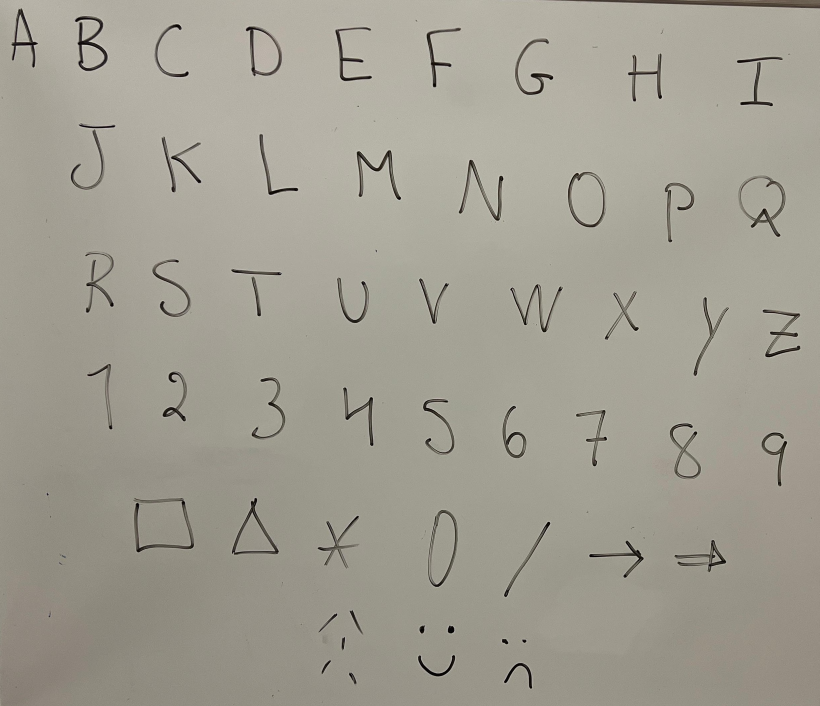
#> input picture test/segmentation/test1.jpeg, 2458 x 2118 px, found by its file name (shown at 1/3 size)
$ python segment.py
#> lines starting #> are read from the running program, lines starting #| are printed output that depends on the picture; after the words box and inside, x2 and y2 are one past the last pixel; in counts of white or black regions, pixels touching at a corner belong together
#> further down, img is the input picture: shape (2118, 2458, 3); mean B, G, R 146.2, 158.2, 161.7
import cv2
import numpy as np

def main(frame, i):
    # === Load and Resize Image ===
#> called with i = 4
    frame_y, frame_x = frame.shape[:2]
#> frame_y = 2118; frame_x = 2458

    # === Create a blank canvas ===
    try:
        canvas = cv2.imread('test1.jpeg')
    except FileNotFoundError:
        canvas = np.zeros((frame_y, frame_x, 3), dtype=np.uint8)

    # === Convert frame to Grayscale ===
    gray_frame = cv2.cvtColor(frame, cv2.COLOR_BGR2GRAY)
    cv2.imwrite('gray_frame.png', gray_frame)  # Save the grayscale image

    # === Apply Gaussian Blur to Reduce Noise ===
    blur_frame = cv2.GaussianBlur(gray_frame, (5, 5), 0)
    cv2.imwrite('blur_frame.png', blur_frame)  # Save the blurred image

    # === Adaptive Thresholding (Better Than Fixed) ===
    bin_frame = cv2.adaptiveThreshold(
        blur_frame, 255,
        cv2.ADAPTIVE_THRESH_GAUSSIAN_C,
        cv2.THRESH_BINARY_INV, 15, 10
    )
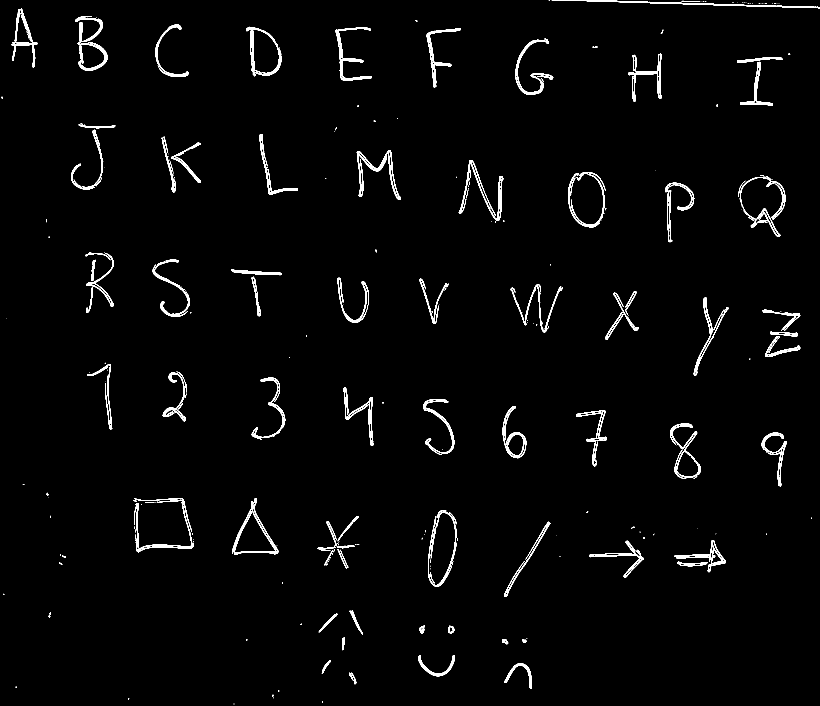
#> bin_frame: shape (2118, 2458) (shown at 1/3 size); 1.9% white; 295 white regions (175 under 20 px), largest, box (x1, y1, x2, y2) and area: (226, 49, 322, 213) 3550, (1656, 0, 2458, 25) 2929, (1070, 451, 1203, 600) 2903
    cv2.imwrite('bin_frame.png', bin_frame)  # Save the binary image

    # === Morphological Cleaning (Open → Close) ===
    kernel = np.ones((3, 3), np.uint8)
    closed_frame = cv2.morphologyEx(bin_frame, cv2.MORPH_CLOSE, kernel, iterations=5)
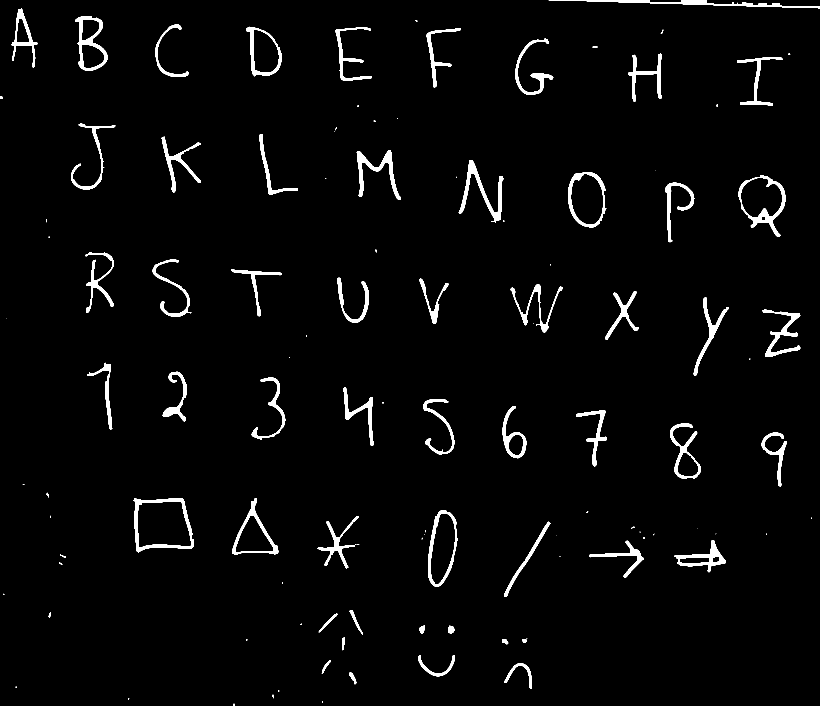
#> closed_frame: shape (2118, 2458) (shown at 1/3 size); 2.7% white; 112 white regions (45 under 20 px), largest, box (x1, y1, x2, y2) and area: (400, 1494, 581, 1657) 5244, (1376, 480, 1510, 668) 4988, (2216, 527, 2356, 710) 4739
    cv2.imwrite('closed_frame.png', closed_frame)  # Save the closed image

    inv_frame = cv2.bitwise_not(closed_frame)
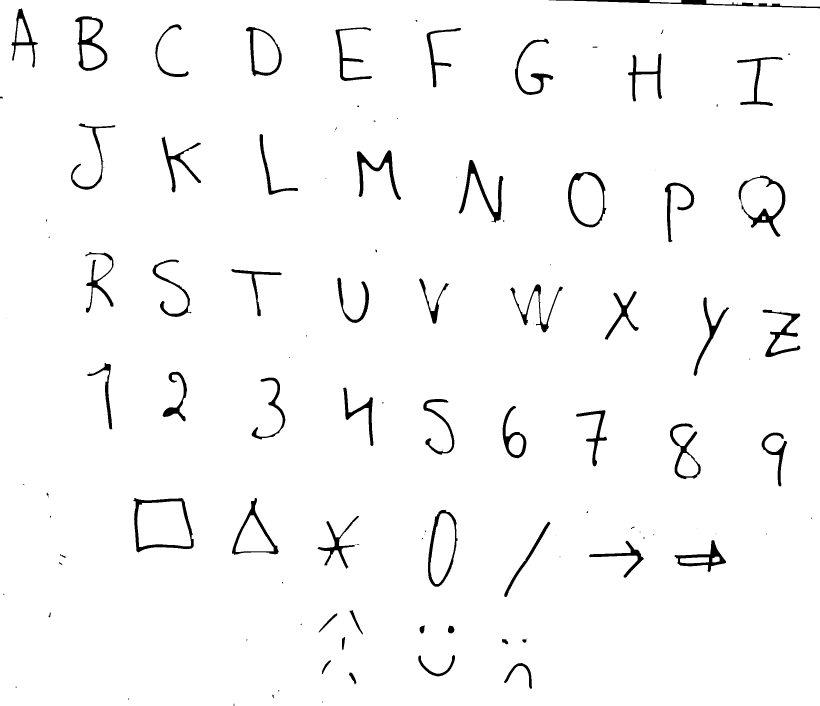
#> inv_frame: shape (2118, 2458) (shown at 1/3 size); 97.3% white; 112 black regions (45 under 20 px), largest, box (x1, y1, x2, y2) and area: (400, 1494, 581, 1657) 5244, (1376, 480, 1510, 668) 4988, (2216, 527, 2356, 710) 4739
    cv2.imwrite('inv_frame.png', inv_frame)  # Save the inverted image

    # === Create RGBA Image with Transparency ===
    rgba_frame = cv2.cvtColor(frame, cv2.COLOR_BGR2BGRA)  # Convert to RGBA
    rgba_frame[:, :, :3] = 255  # Set RGB channels to 0
#> rgba_frame: shape (2118, 2458, 4); every value is 255
    rgba_frame[:, :, 3] = closed_frame  # Set alpha channel based on closed_frame

    frame = cv2.resize(frame, (int(frame_x / 3), int(frame_y / 3)))
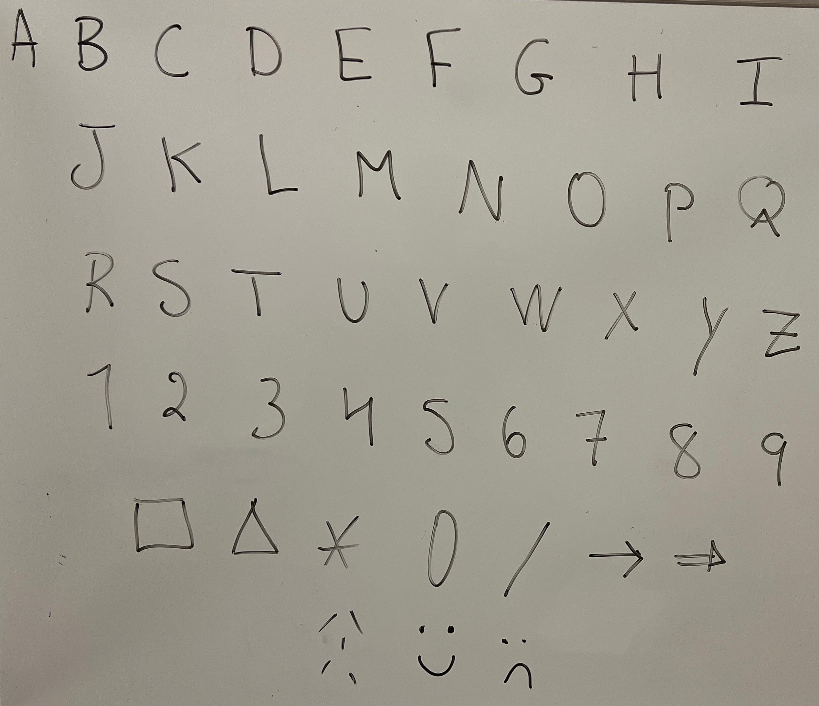
#> frame: shape (706, 819, 3); mean B, G, R 146.2, 158.2, 161.7
    gray_frame = cv2.resize(gray_frame, (int(frame_x / 3), int(frame_y / 3)))
#> gray_frame: shape (706, 819)
    bin_frame = cv2.resize(bin_frame, (int(frame_x / 3), int(frame_y / 3)))
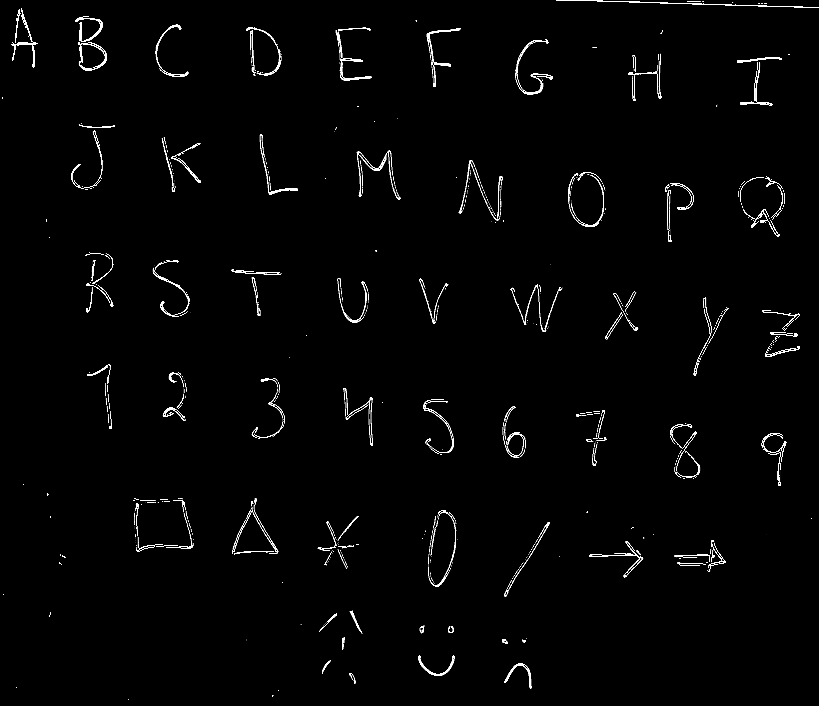
#> bin_frame: shape (706, 819); min 0, max 255, mean 4.9
    closed_frame = cv2.resize(closed_frame, (int(frame_x / 3), int(frame_y / 3)))
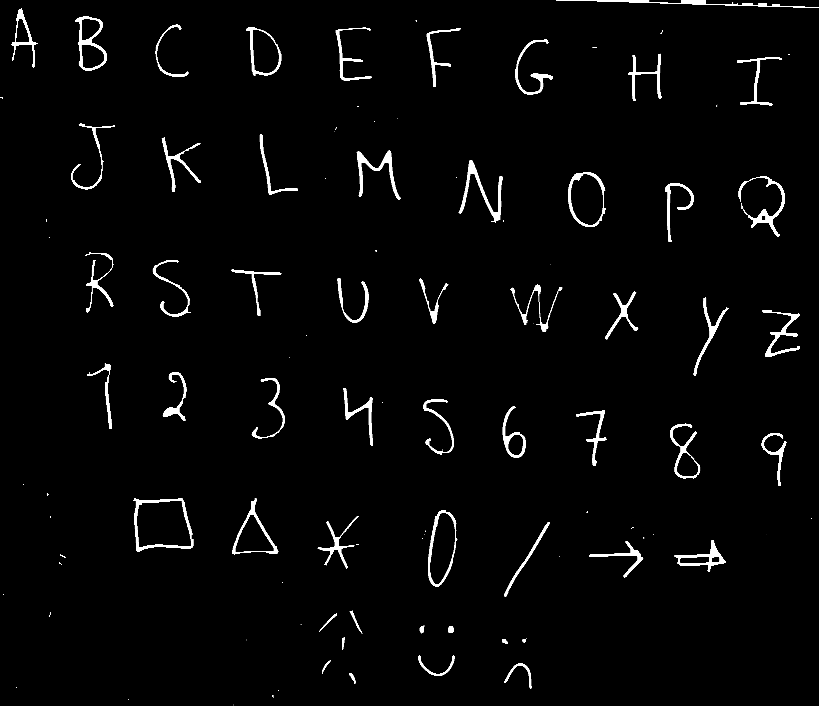
#> closed_frame: shape (706, 819); min 0, max 255, mean 6.9
    inv_frame = cv2.resize(inv_frame, (int(frame_x / 3), int(frame_y / 3)))
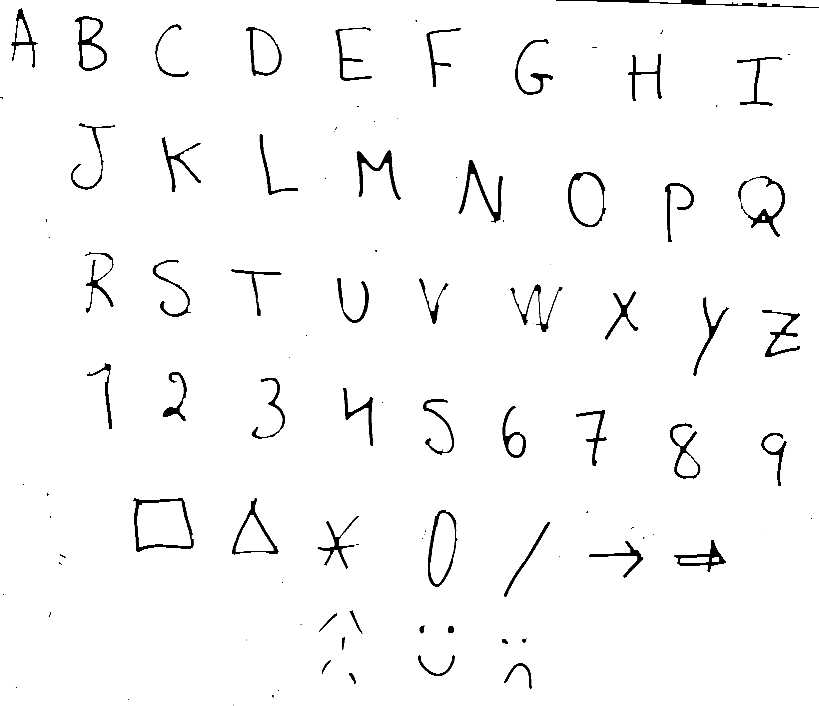
#> inv_frame: shape (706, 819); min 0, max 255, mean 248.1
    rgba_frame = cv2.resize(rgba_frame, (int(frame_x / 3), int(frame_y / 3)))
#> rgba_frame: shape (706, 819, 4)

    resized_x = inv_frame.shape[1]
#> resized_x = 819
    resized_y = inv_frame.shape[0]
#> resized_y = 706

     # === Show Intermediate and Final Results ===
    cv2.imshow('Canvas', canvas)
    cv2.waitKey(0)
    cv2.imshow('Original Image', frame)
    cv2.waitKey(0)
    cv2.imshow('Grayscale', gray_frame)
    cv2.waitKey(0)
    cv2.imshow('Adaptive Threshold', bin_frame)
    cv2.waitKey(0)
    cv2.imshow('Morphology Cleaned', closed_frame)
    cv2.waitKey(0)
    cv2.imshow('inverted', inv_frame)
    cv2.waitKey(0)
    cv2.imshow('final', rgba_frame)
    cv2.waitKey(0)
    cv2.destroyAllWindows()

    save_flag = input("Save intermediate results? (y/n): ").strip().lower() == 'y'
#> the answer given: out.png

    # === Save Intermediate Results ===
    if save_flag:
        cv2.imwrite('output_image.png', rgba_frame)  # Save the final image
        row = (i % 3)  # Determine the row (0, 1, 2)
        col = (i // 3)  # Determine the column (0, 1, 2, ...)
        canvas[(resized_y*row):(resized_y*row+resized_y), (resized_x*col):(resized_x*col+resized_x)] = cv2.cvtColor(inv_frame, cv2.COLOR_BGRA2BGR)
        cv2.imwrite('canvas.png', canvas)


if __name__ == "__main__":
    img = cv2.imread("/home/kronbii/github-repos/smart-interactive-desk/test/segmentation/test1.jpeg")  # Load your image here
    main(img, 4)

$ run again, with test/segmentation/test2.jpeg copied over test/segmentation/test1.jpeg
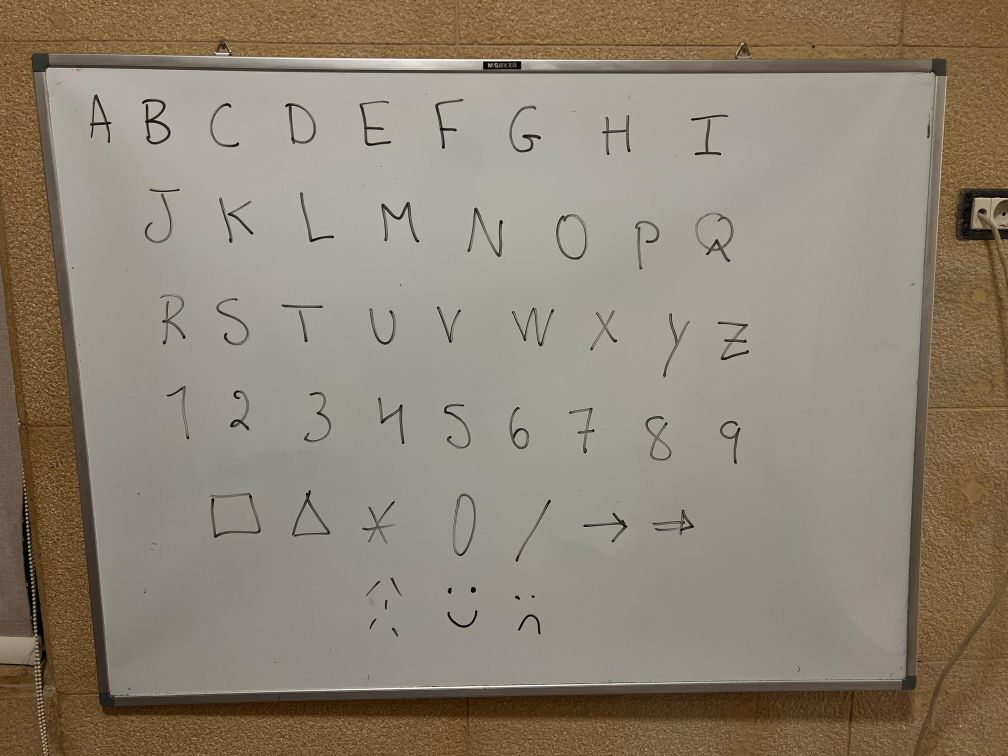
#> input picture test/segmentation/test2.jpeg, 4032 x 3024 px, found by its file name (shown at 1/4 size)
#> img is the input picture: shape (3024, 4032, 3); mean B, G, R 116.2, 132.1, 142
#> in main, `bin_frame = cv2.adaptiveThreshold( blur_frame, 255, cv2.ADAPTIVE_THRES..`:
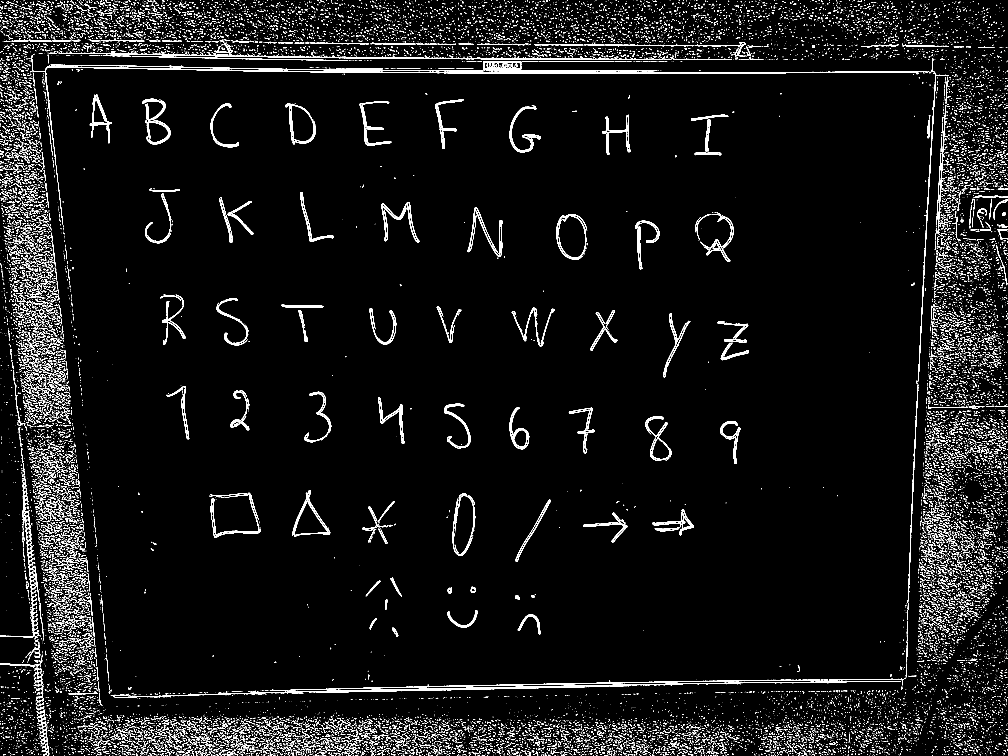
#> bin_frame: shape (3024, 4032) (shown at 1/4 size); 3.9% white; 25052 white regions (20782 under 20 px), largest, box (x1, y1, x2, y2) and area: (126, 221, 3691, 393) 14027, (290, 209, 2686, 240) 9590, (461, 2725, 3604, 2792) 9391
#> in main, `inv_frame = cv2.resize(inv_frame, (int(frame_x / 3), int(frame_y / 3)))`:
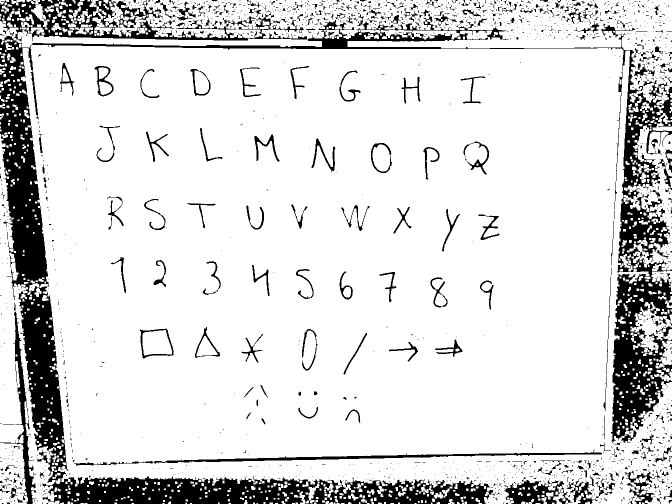
#> inv_frame: shape (1008, 1344) (shown at 1/2 size); 85.7% white; 1904 black regions (1635 under 20 px), largest, box (x1, y1, x2, y2) and area: (0, 0, 1344, 1008) 142136, (148, 899, 1204, 931) 4657, (0, 623, 73, 1008) 3926
